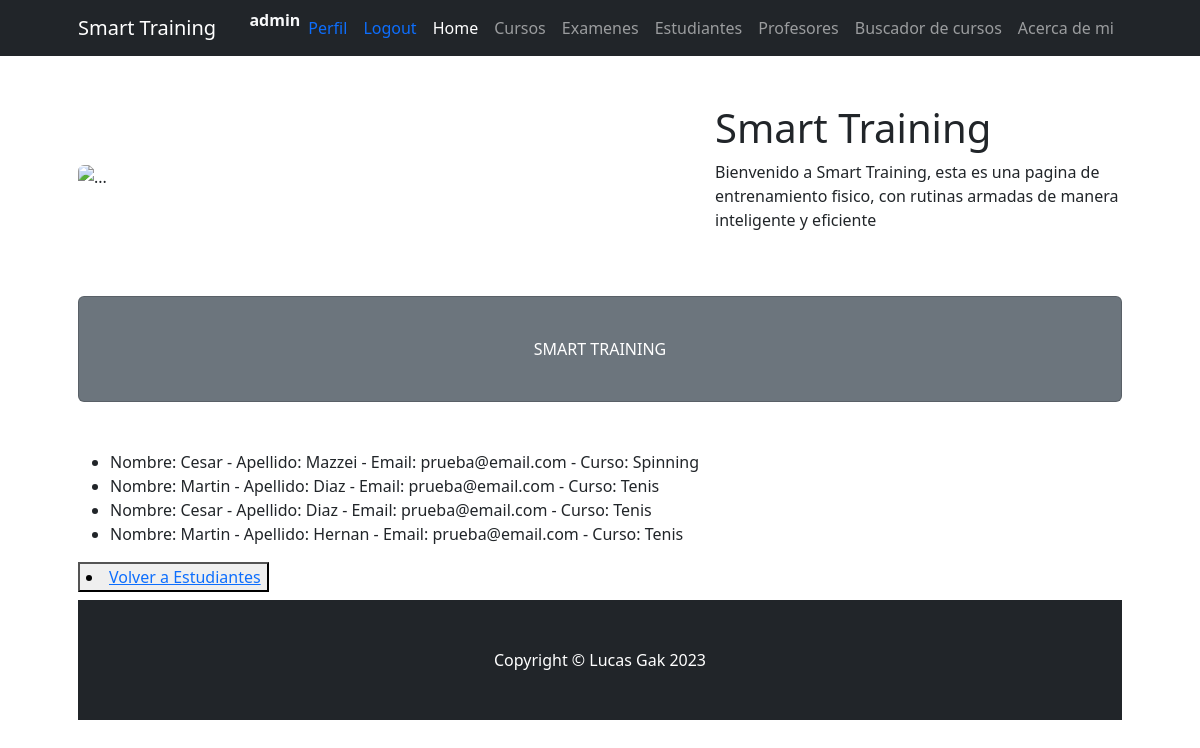
The page /ProjectoFinal23/leerEstudiantes (signed in) on the database its author committed.
### ProjectoFinal23/models.py (models this page shows)
class Estudiante(models.Model):
    nombre= models.CharField(max_length=30)
    apellido=models.CharField(max_length=30)
    email=models.EmailField()
    curso=models.CharField(max_length=30)
    def __str__(self):
        return f"Nombre: {self.nombre} - Apellido: {self.apellido} - Email: {self.email} - Curso: {self.curso}"

### ProjectoFinal23/views.py (the view)
# urls.py: path('leerEstudiantes', views.leerEstudiantes, name = "LeerEstudiantes"),
@login_required
def leerEstudiantes(request):
    estudiantes = Estudiante.objects.all()
    contexto = {"estudiantes":estudiantes}
    return render(request, "ProjectoFinal23/leerEstudiantes.html",contexto)

### ProjectoFinal23/templates/ProjectoFinal23/leerEstudiantes.html
{% extends 'ProjectoFinal23/padre.html' %}
{% load static %}
{% block section1 %}
<ul>
    {% for p in estudiantes %}
    <li>{{p}}</li>
{% endfor %}
</ul>
<button>
    <li><a href="{% url 'estudiantes' %}"> Volver a Estudiantes</a></li>
</button>
{% endblock %}

### ProjectoFinal23/templates/ProjectoFinal23/padre.html (shortened to what this page needs)
<!DOCTYPE html>
<html lang="en">
    <head>
        {% load static %}
        <link href="{% static 'ProjectoFinal23/css/styles.css' %}" rel="stylesheet" />
    </head>
    <body>
        <nav class="navbar navbar-expand-lg navbar-dark bg-dark">
            <div class="container px-5">
                <a class="navbar-brand" href="{% url 'inicio' %}">Smart Training</a>
                <div class="collapse navbar-collapse" id="navbarSupportedContent">
                    <ul class="navbar-nav ms-auto mb-2 mb-lg-0">
                        {% if request.user.is_authenticated %}
                        <li class="nav-item"><span class="text-light"><strong>{{request.user.username}}</strong></span></li>
                        <li class="nav-item"><a class="nav-link" href="{% url 'editarPerfil' %}"><span class="text-primary">Perfil</span></a></li>
                        <li class="nav-item"><a class="nav-link" href="{% url 'logout' %}"><span class="text-primary">Logout</span></a></li>
                        {% else %}
                        <li class="nav-item"><a class="nav-link" href="{% url 'login' %}"><span class="text-primary">Login</span></a></li>
                        <li class="nav-item"><a class="nav-link" href="{% url 'register' %}"><span class="text-primary">Registrate</span></a></li>
                      {% endif %}
                        <li class="nav-item"><a class="nav-link active" aria-current="page" href="{% url 'inicio' %}">Home</a></li>
                        <li class="nav-item"><a class="nav-link" href="{% url 'cursos' %}">Cursos</a></li>
                        <li class="nav-item"><a class="nav-link" href="{% url 'examenes' %}">Examenes</a></li>
                        <li class="nav-item"><a class="nav-link" href="{% url 'estudiantes' %}">Estudiantes</a></li>
                        <li class="nav-item"><a class="nav-link" href="{% url 'profesores' %}">Profesores</a></li>
                        <li class="nav-item"><a class="nav-link" href="{% url 'buscador_curso' %}">Buscador de cursos</a></li>
                        <li class="nav-item"><a class="nav-link" href="{% url 'acercadeMi' %}">Acerca de mi</a></li>
                    </ul>
                </div>
            </div>
        </nav>
        <div class="container px-4 px-lg-5">
            <div class="row gx-4 gx-lg-5 align-items-center my-5">
                <div class="col-lg-7"><img class="img-fluid rounded mb-4 mb-lg-0" src="https://iespericberne.edu.pe/wp-content/uploads/2021/04/profesor-educacion-fisica-1.jpg" alt="..." /></div>
                <div class="col-lg-5">
                    <h1 class="font-weight-light">Smart Training</h1>
                    <p>Bienvenido a Smart Training, esta es una pagina de entrenamiento fisico, con rutinas armadas de manera inteligente y eficiente</p>
                </div>
            </div>
            <div class="card text-white bg-secondary my-5 py-4 text-center">
                <div class="card-body"><p class="text-white m-0">SMART TRAINING</p></div>
            </div>
            {% block section1 %}
            {% endblock %}
        <footer class="py-5 bg-dark">
            <div class="container px-4 px-lg-5"><p class="m-0 text-center text-white">Copyright &copy; Lucas Gak 2023</p></div>
        </footer>
    </body>
</html>

### rows shown on the page
Estudiante: nombre+apellido+email "Nombre: Cesar - Apellido: Mazzei - Email: prueba@email.com - Curso: Spinning"
Estudiante: nombre+apellido+email "Nombre: Martin - Apellido: Diaz - Email: prueba@email.com - Curso: Tenis"
Estudiante: nombre+apellido+email "Nombre: Cesar - Apellido: Diaz - Email: prueba@email.com - Curso: Tenis"
Estudiante: nombre+apellido+email "Nombre: Martin - Apellido: Hernan - Email: prueba@email.com - Curso: Tenis"

### other values the page prints
{{ request.user.username }} "admin"
